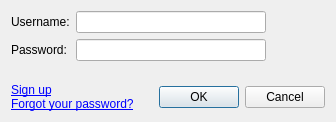
<ui version="4.0" >
 <class>LoginDialog</class>
 <widget class="QDialog" name="LoginDialog" >
  <property name="sizePolicy" >
   <sizepolicy vsizetype="MinimumExpanding" hsizetype="Preferred" >
    <horstretch>0</horstretch>
    <verstretch>0</verstretch>
   </sizepolicy>
  </property>
  <property name="windowTitle" >
   <string>Log in to Last.fm</string>
  </property>
  <layout class="QVBoxLayout" >
   <item>
    <layout class="QHBoxLayout" >
     <property name="spacing" >
      <number>0</number>
     </property>
     <item>
      <layout class="QGridLayout" >
       <property name="rightMargin" >
        <number>9</number>
       </property>
       <property name="spacing" >
        <number>6</number>
       </property>
       <item row="0" column="0" >
        <widget class="QLabel" name="label_2" >
         <property name="sizePolicy" >
          <sizepolicy vsizetype="Fixed" hsizetype="Maximum" >
           <horstretch>0</horstretch>
           <verstretch>0</verstretch>
          </sizepolicy>
         </property>
         <property name="text" >
          <string>Username:</string>
         </property>
        </widget>
       </item>
       <item row="1" column="0" >
        <widget class="QLabel" name="label_3" >
         <property name="sizePolicy" >
          <sizepolicy vsizetype="Fixed" hsizetype="Maximum" >
           <horstretch>0</horstretch>
           <verstretch>0</verstretch>
          </sizepolicy>
         </property>
         <property name="text" >
          <string>Password:</string>
         </property>
         <property name="buddy" >
          <cstring>password</cstring>
         </property>
        </widget>
       </item>
       <item row="1" column="1" >
        <widget class="QLineEdit" name="password" >
         <property name="sizePolicy" >
          <sizepolicy vsizetype="Fixed" hsizetype="Maximum" >
           <horstretch>0</horstretch>
           <verstretch>0</verstretch>
          </sizepolicy>
         </property>
         <property name="minimumSize" >
          <size>
           <width>190</width>
           <height>0</height>
          </size>
         </property>
         <property name="maximumSize" >
          <size>
           <width>200</width>
           <height>16777215</height>
          </size>
         </property>
         <property name="echoMode" >
          <enum>QLineEdit::Password</enum>
         </property>
        </widget>
       </item>
       <item row="0" column="1" >
        <widget class="QLineEdit" name="username" />
       </item>
      </layout>
     </item>
     <item>
      <spacer>
       <property name="orientation" >
        <enum>Qt::Horizontal</enum>
       </property>
       <property name="sizeHint" stdset="0" >
        <size>
         <width>16</width>
         <height>48</height>
        </size>
       </property>
      </spacer>
     </item>
     <item>
      <layout class="QVBoxLayout" >
       <item>
        <widget class="QLabel" name="spinner" >
         <property name="text" >
          <string/>
         </property>
        </widget>
       </item>
       <item>
        <spacer>
         <property name="orientation" >
          <enum>Qt::Vertical</enum>
         </property>
         <property name="sizeHint" stdset="0" >
          <size>
           <width>20</width>
           <height>20</height>
          </size>
         </property>
        </spacer>
       </item>
      </layout>
     </item>
    </layout>
   </item>
   <item>
    <spacer>
     <property name="orientation" >
      <enum>Qt::Vertical</enum>
     </property>
     <property name="sizeType" >
      <enum>QSizePolicy::Expanding</enum>
     </property>
     <property name="sizeHint" stdset="0" >
      <size>
       <width>314</width>
       <height>16</height>
      </size>
     </property>
    </spacer>
   </item>
   <item>
    <layout class="QHBoxLayout" >
     <item>
      <widget class="QLabel" name="urls" >
       <property name="text" >
        <string>&lt;a href='http://last.fm/join/'>Sign up&lt;/a>&lt;br>&lt;a href='http://last.fm/settings/lostpassword/'>Forgot your password?&lt;/a></string>
       </property>
      </widget>
     </item>
     <item>
      <widget class="QDialogButtonBox" name="buttonBox" >
       <property name="standardButtons" >
        <set>QDialogButtonBox::Cancel|QDialogButtonBox::Ok</set>
       </property>
      </widget>
     </item>
    </layout>
   </item>
  </layout>
 </widget>
 <tabstops>
  <tabstop>username</tabstop>
  <tabstop>password</tabstop>
  <tabstop>buttonBox</tabstop>
 </tabstops>
 <resources>
  <include location="../../../common/qrc/common.qrc" />
 </resources>
 <connections/>
</ui>
